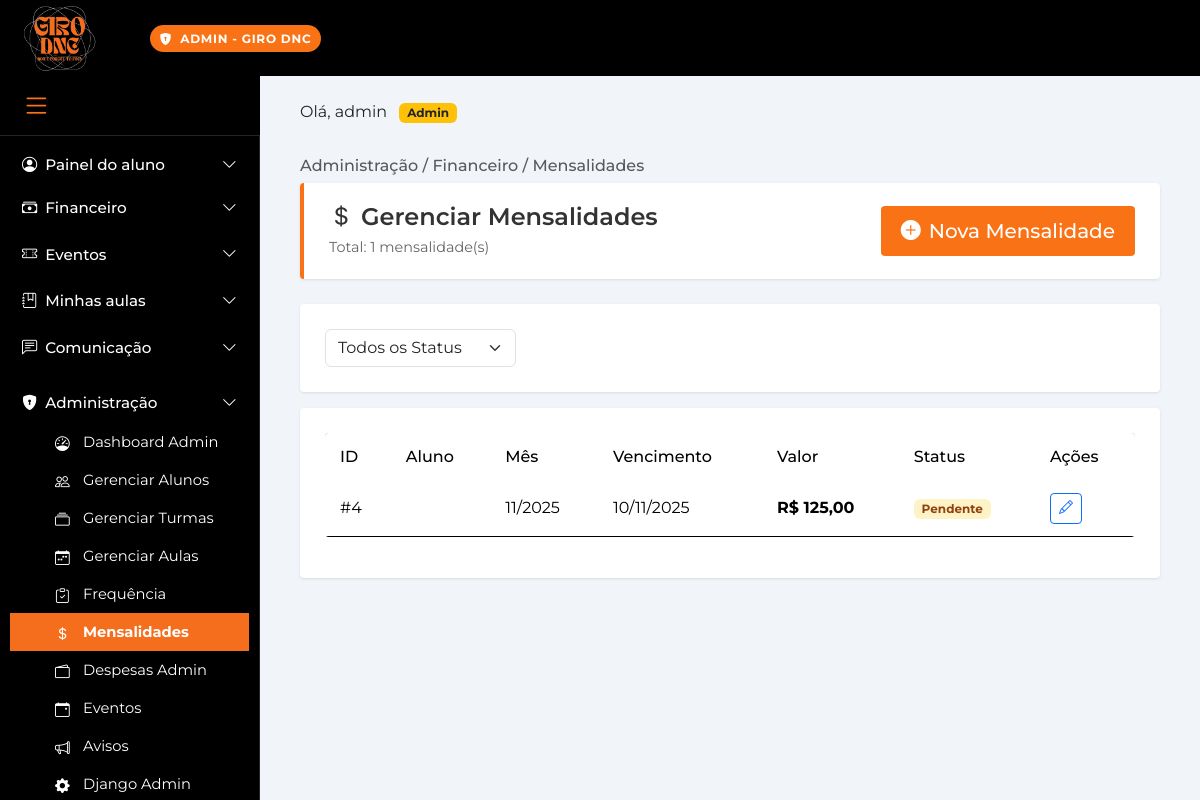
The page /admin-painel/mensalidades/ (signed in) on the database its author committed.
### paginas/models.py (models this page shows, shortened)
class Mensalidade(models.Model):
    STATUS_CHOICES = [
        ('PENDENTE', 'Pendente'),
        ('PAGO', 'Pago'),
        ('ATRASADO', 'Atrasado'),
        ('CANCELADO', 'Cancelado'),
    ]
    aluno = models.ForeignKey(Aluno, on_delete=models.CASCADE, related_name='mensalidades')
    mes_referencia = models.DateField()
    valor = models.DecimalField(max_digits=10, decimal_places=2, validators=[MinValueValidator(0)])
    valor_desconto = models.DecimalField(max_digits=10, decimal_places=2, default=0, validators=[MinValueValidator(0)])
    valor_final = models.DecimalField(max_digits=10, decimal_places=2, validators=[MinValueValidator(0)])
    data_vencimento = models.DateField()
    data_pagamento = models.DateField(null=True, blank=True)
    status = models.CharField(max_length=20, choices=STATUS_CHOICES, default='PENDENTE')
    forma_pagamento = models.CharField(max_length=50, blank=True)
    observacoes = models.TextField(blank=True)
    class Meta:
        verbose_name = 'Mensalidade'
        verbose_name_plural = 'Mensalidades'
        ordering = ['-mes_referencia']
        unique_together = ['aluno', 'mes_referencia']

### paginas/admin_views.py (the view)
# urls.py: path('admin-painel/mensalidades/', admin_views.admin_mensalidades, name='admin_mensalidades'),
@login_required
@user_passes_test(is_superuser)
def admin_mensalidades(request):
    mensalidades = Mensalidade.objects.select_related('aluno__usuario').order_by('-mes_referencia')
    status = request.GET.get('status')
    if status:
        mensalidades = mensalidades.filter(status=status)
    context = {
        'mensalidades': mensalidades,
    }
    return render(request, 'admin_painel/mensalidades.html', context)

### paginas/admin_views.py (called while the page is built)
def is_superuser(user):
    return user.is_superuser

### paginas/templates/admin_painel/mensalidades.html (shortened to what this page needs)
<!doctype html>
<html lang="pt-br">
<head>
    {% load static %}
  <link href="https://cdn.jsdelivr.net/npm/bootstrap@5.3.3/dist/css/bootstrap.min.css" rel="stylesheet">
  <link href="https://cdn.jsdelivr.net/npm/bootstrap-icons@1.11.3/font/bootstrap-icons.css" rel="stylesheet">
  <link href="https://cdn.datatables.net/1.13.7/css/dataTables.bootstrap5.min.css" rel="stylesheet">
  <link rel="stylesheet" href="{% static 'paginas/css/style.css' %}">
  <link rel="stylesheet" href="{% static 'paginas/css/admin.css' %}">
</head>
<body>
  <header class="gd-topbar">
    <div class="gd-logo-container">
      <a href="{% url 'paginas:home' %}">
        <img src="{% static 'paginas/img/Girologo.jpg' %}" alt="Logo Giro" class="gd-logo">
      </a>
    </div>
    <div class="gd-topbar-content">
      <span class="gd-pill" style="background: #f97316; color: white;">
        <i class="bi bi-shield-lock-fill me-2"></i>ADMIN - GIRO DNC
      </span>
    </div>
  </header>
  <div class="sidebar-item">
    <button id="sidebar-toggle" class="menu-sanduiche">
      <i class="bi bi-list"></i>
    </button>
  </div>
  <div class="gd-layout d-flex">
    {% with sidebar_section='admin' sidebar_active='admin_mensalidades' %}
      {% include 'includes/sidebar.html' %}
    {% endwith %}
    <main class="gd-main">
      <div>
        <span>Olá, {{ user.get_full_name|default:user.username }} <span class="badge bg-warning text-dark ms-2">Admin</span></span>
      </div>
      <div class="conteudo">
        <h1 class="gd-breadcrumb">Administração / Financeiro / Mensalidades</h1>
<div class="admin-header">
  <div class="d-flex justify-content-between align-items-center">
    <div>
      <h1><i class="bi bi-currency-dollar me-2"></i>Gerenciar Mensalidades</h1>
      <p class="mb-0">Total: {{ mensalidades.count }} mensalidade(s)</p>
    </div>
    <a href="/admin/paginas/mensalidade/add/" class="btn btn-admin btn-lg">
      <i class="bi bi-plus-circle-fill me-2"></i>Nova Mensalidade
    </a>
  </div>
</div>
<div class="admin-card mb-3">
  <form method="get" class="row g-3">
    <div class="col-md-3">
      <select name="status" class="form-select" onchange="this.form.submit()">
        <option value="">Todos os Status</option>
      </select>
    </div>
  </form>
</div>
<div class="admin-card">
  <div class="table-responsive">
    <table class="table table-admin table-hover">
      <thead>
        <tr>
          <th>ID</th>
          <th>Aluno</th>
          <th>Mês</th>
          <th>Vencimento</th>
          <th>Valor</th>
          <th>Status</th>
          <th>Ações</th>
        </tr>
      </thead>
      <tbody>
        {% for mens in mensalidades|slice:":100" %}
        <tr>
          <td>#{{ mens.id }}</td>
          <td>{{ mens.aluno.usuario.get_full_name }}</td>
          <td>{{ mens.mes_referencia|date:"m/Y" }}</td>
          <td>{{ mens.data_vencimento|date:"d/m/Y" }}</td>
          <td><strong>R$ {{ mens.valor_final|floatformat:2 }}</strong></td>
          <td>
            {% if mens.status == 'PAGO' %}
              <span class="badge badge-pago">Pago</span>
            {% elif mens.status == 'PENDENTE' %}
              <span class="badge badge-pendente">Pendente</span>
            {% else %}
              <span class="badge badge-atrasado">Atrasado</span>
            {% endif %}
          </td>
          <td>
            <a href="/admin/paginas/mensalidade/{{ mens.id }}/change/" class="btn btn-sm btn-outline-primary">
              <i class="bi bi-pencil"></i>
            </a>
          </td>
        </tr>
        {% endfor %}
      </tbody>
    </table>
  </div>
</div>
      </div>
    </main>
  </div>
</body>
</html>

### paginas/static/paginas/css/style.css (style rules this page uses)
:root { --gd-orange: #f97316; --gd-orange-light: #fed7aa; --gd-bg: #000; --gd-border: #242426; --gd-text-dim: #a1a1aa; --gd-surface: #f9f9fb; --gd-white: #fff; --gd-gray-light: #f8fafc; --gd-gray-medium: #64748b; --gd-red: #ef4444; --gd-green: #22c55e; }
body { background: #f1f5f9; font-family: 'Montserrat', Arial, Helvetica, sans-serif; margin: 0; padding: 0; }
.gd-topbar { position: fixed; top: 0; left: 0; right: 0; height: 76px; background: var(--gd-bg); color: #fff; z-index: 1030; display: flex; align-items: center; }
.gd-pill { background: var(--gd-orange); color: #000; font-weight: 700; font-size: .75rem; letter-spacing: .06em; border-radius: 999px; padding: .35rem .6rem; }
.gd-logo-container { position: fixed; top: 0; left: 20px; z-index: 2000; width: 80px; height: 76px; display: flex; align-items: center; }
.gd-logo { width: 80px; height: 76px; object-fit: contain; }
.gd-topbar-content { margin-left: 150px; }
.sidebar-item { display: block !important; position: relative; visibility: visible !important; opacity: 1 !important; padding-bottom: 15px; border-bottom: 1px solid var(--gd-border); transition: width 0.3s ease, padding 0.3s ease; }
.menu-sanduiche { background: transparent; border: none; color: var(--gd-orange); font-size: 1.8rem; cursor: pointer; display: block !important; width: auto; height: auto; padding: 8px 12px; transition: all 0.3s ease; visibility: visible !important; opacity: 1 !important; }
@media (min-width: 1025px) { .sidebar-item { position: fixed !important; top: 76px !important; left: 0 !important; z-index: 2050 !important; display: flex !important; align-items: center !important; justify-content: flex-start !important; visibility: visible !important; width: 260px; height: 60px; background: var(--gd-bg); padding: 0 0 0 10px; border-bottom: 1px solid var(--gd-border); } }
@media (min-width: 1025px) { .menu-sanduiche { position: relative !important; margin: 0 !important; display: block !important; visibility: visible !important; } }
.gd-main { min-height: 100vh; background: #f1f5f9; display: flex; flex-direction: column; transition: margin-left 0.3s ease, width 0.3s ease; }
@media (min-width: 1025px) { .gd-main { margin-left: 260px; padding: 100px 40px 40px 40px; width: calc(100% - 260px); } }
.conteudo { flex: 1; width: 100%; max-width: none; }
.gd-breadcrumb { font-size: 1rem; color: #212529BF; margin-top: 2rem; margin-bottom: 0.5rem; padding: 0; }
#sidebar-toggle { display: block !important; visibility: visible !important; opacity: 1 !important; position: relative !important; z-index: 1050 !important; }
button#sidebar-toggle.menu-sanduiche { display: block !important; visibility: visible !important; opacity: 1 !important; }

### paginas/static/paginas/css/admin.css (style rules this page uses)
.admin-header { background: #fff; border-left: 4px solid #f97316; padding: 20px 25px; border-radius: 4px; margin-bottom: 25px; box-shadow: 0 1px 3px rgba(0,0,0,0.1); }
.admin-header h1 { margin: 0 0 5px 0; font-size: 1.5rem; color: #333; font-weight: 600; }
.admin-header p { margin: 0; color: #666; font-size: 0.9rem; }
.admin-card { background: white; border-radius: 4px; padding: 25px; box-shadow: 0 1px 3px rgba(0,0,0,0.1); margin-bottom: 25px; }
.btn-admin { background: #f97316; border: none; color: white; padding: 10px 20px; border-radius: 4px; font-weight: 500; transition: all 0.3s; text-decoration: none; display: inline-block; }
.btn-admin i { margin-right: 5px; }
.gd-main a, .admin-card a, .conteudo a { text-decoration: none; }
.table-admin { background: white; border-radius: 4px; overflow: hidden; }
.table-admin thead { background: #f97316; color: white; }
.table-admin thead th { font-weight: 500; padding: 12px 15px; border: none; }
.table-admin tbody td { padding: 12px 15px; vertical-align: middle; }
.table-admin tbody tr { border-bottom: 1px solid #e5e7eb; }
.table-admin tbody tr:last-child { border-bottom: none; }
.badge-pendente { background: #fef3c7; color: #92400e; }

### rows shown on the page
Mensalidade: id "4", mes_referencia "11/2025", data_vencimento "10/11/2025", valor_final "125,00", status "Pendente"

### other values the page prints
{{ user.get_full_name|default:user.username }} "admin"
{{ mensalidades.count }} "1"
